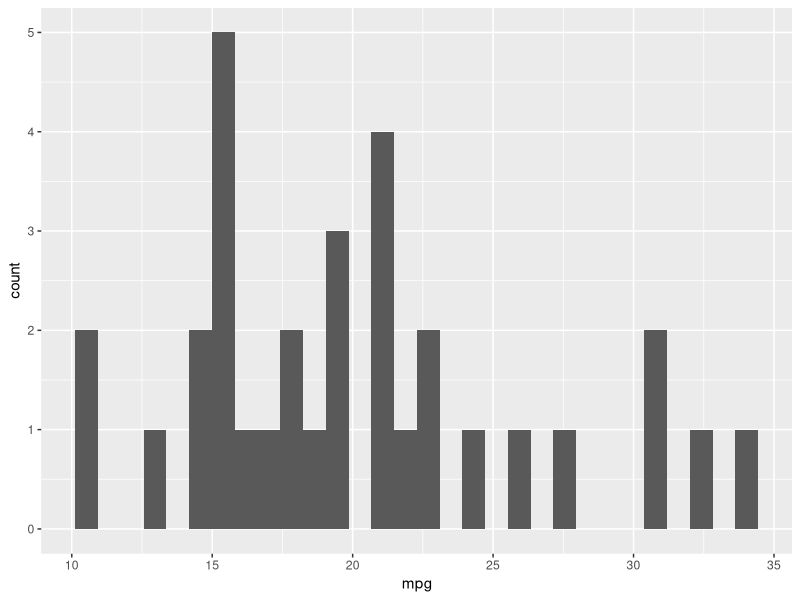
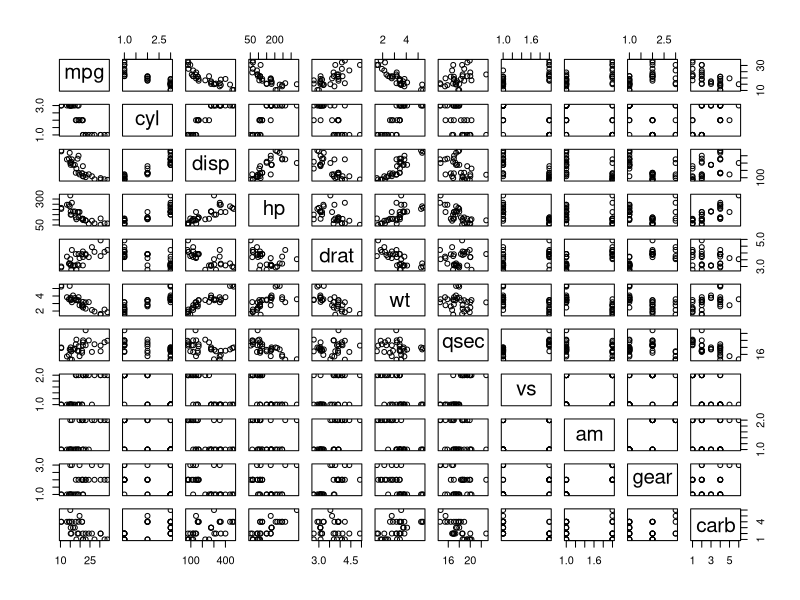
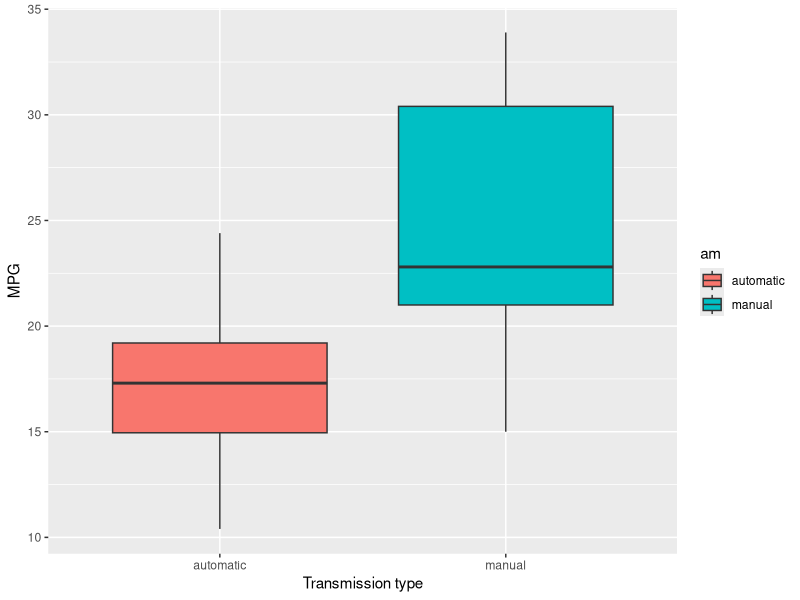

Recreate these plots in R, in order.
## ---- chunk 1
library(ggplot2)
## ---- chunk 2
library(datasets)
data(mtcars)
## ---- chunk 3
str(mtcars)
head(mtcars)
## ---- chunk 4
# factor some variables for convenience
mtcars$am <- factor(mtcars$am, labels = c("automatic", "manual"))
mtcars$cyl <- factor(mtcars$cyl)
mtcars$vs <- factor(mtcars$vs)
mtcars$gear <- factor(mtcars$gear)
mtcars$carb <- factor(mtcars$carb)
## ---- chunk 5
t.test(mpg ~ am, data = mtcars)
## ---- chunk 6
lin.model <- lm(mpg ~ am, data = mtcars)
summary(lin.model)
## ---- chunk 7
init.model <- lm(mpg ~ ., data = mtcars)
step.model <- step(init.model)
## ---- chunk 8
summary(step.model)
## ---- chunk 9
ggplot(aes(mpg), data = mtcars) + geom_histogram()
## ---- chunk 10
pairs(mpg ~ ., data = mtcars)
## ---- chunk 11
ggplot(aes(am, mpg, fill=am), data = mtcars) + 
  geom_boxplot() + 
  ylab("MPG") + xlab("Transmission type") + 
  theme_update(legend.position=c(0.85, 0.15))
## ---- chunk 12
anova(lin.model, step.model)
